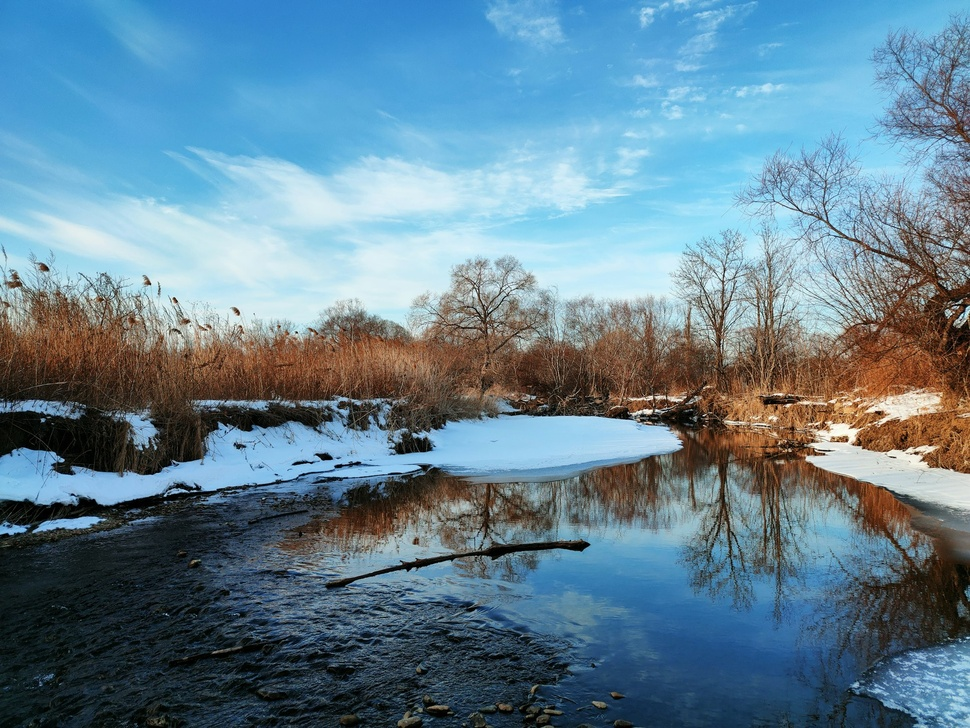
#> input picture 8thSemester/DIP/DIP ASSIGNMENT/Assignment2/input.jpg, 970 x 728 px, shrunk from 1974 x 1481 before the run
$ python a1.py
#> lines starting #> are read from the running program, lines starting #| are printed output that depends on the picture
import cv2
import numpy as np
import matplotlib.pyplot as plt

img = cv2.imread('input.jpg', cv2.IMREAD_GRAYSCALE)
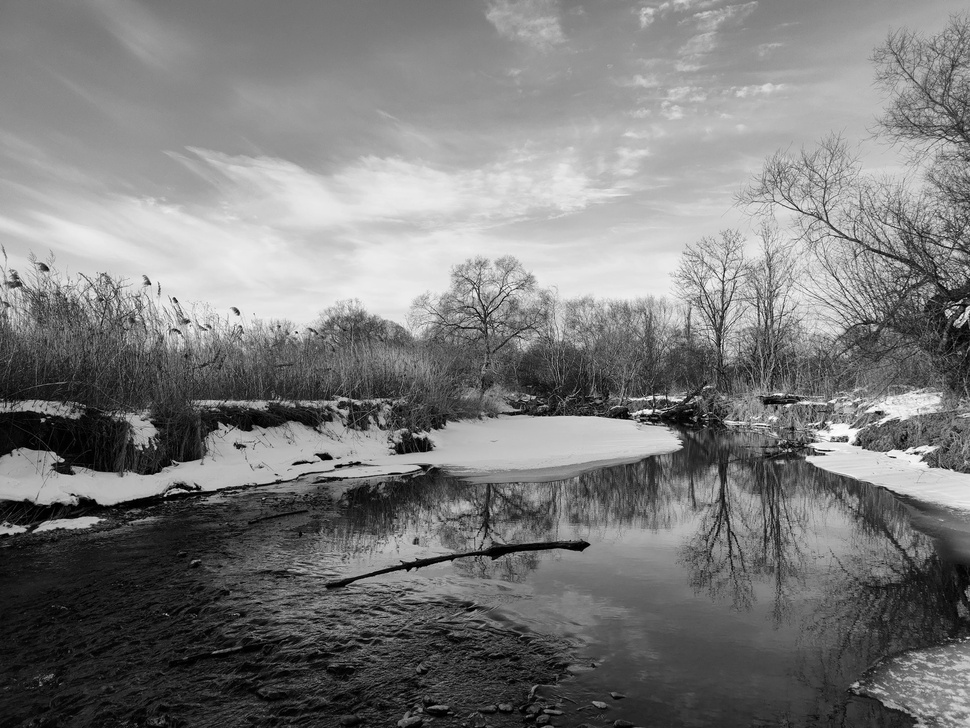
#> img: shape (728, 970); min 0, max 255, mean 122.7
min_val = np.min(img)
#> min_val = 0
max_val = np.max(img)
#> max_val = 255
stretched = ((img - min_val) / (max_val - min_val)) * 255
stretched = stretched.astype(np.uint8)

plt.subplot(1, 2, 1)
plt.title('Original')
plt.imshow(img, cmap='gray')
plt.axis('off')
plt.subplot(1, 2, 2)
plt.title('Contrast Stretched')
plt.imshow(stretched, cmap='gray')
plt.axis('off')
plt.show()
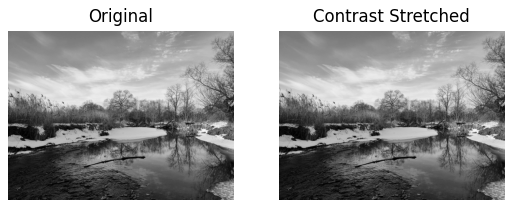
#> figure drawn by matplotlib, 2 panels
